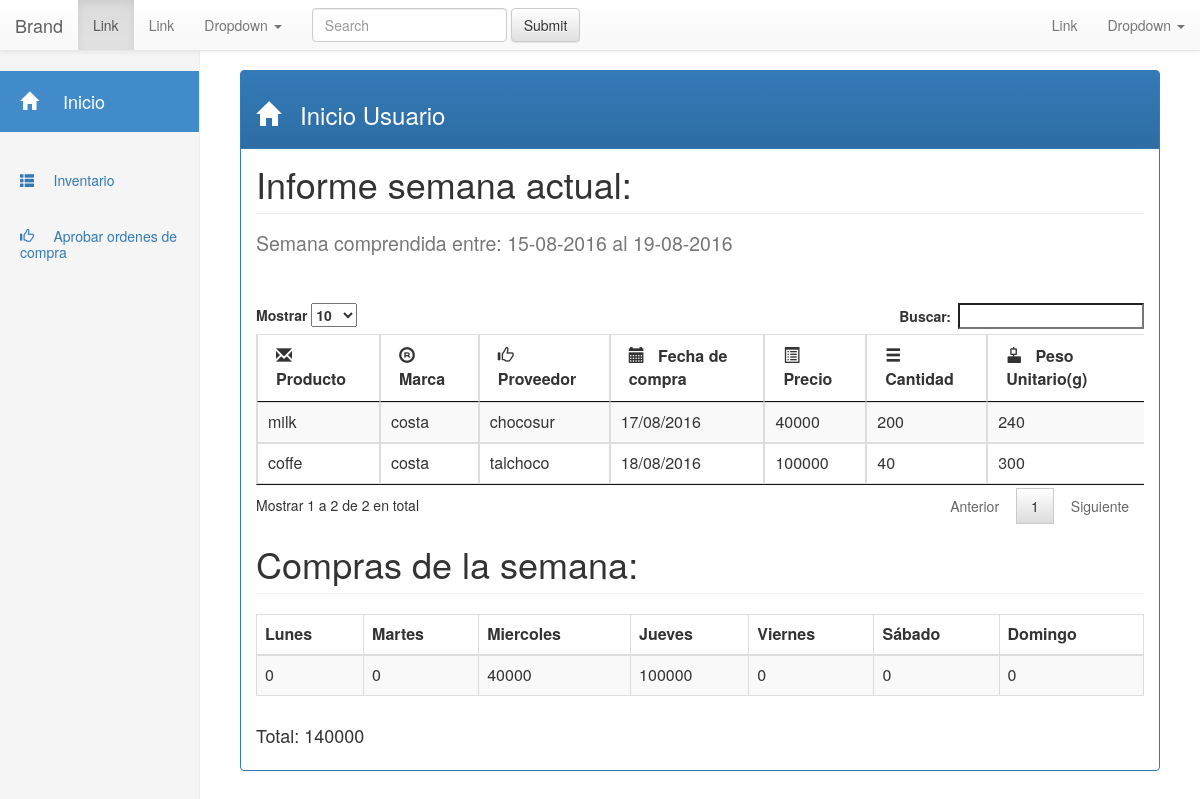
The page /index.php/user_controller on the database its author committed.
### tables this page shows
CREATE TABLE `productos` (
  `id` int(11) NOT NULL,
  `marca` varchar(255) NOT NULL,
  `nombre` varchar(255) NOT NULL,
  `peso` int(11) NOT NULL,
  `cantidad` int(11) NOT NULL
);

CREATE TABLE `compras` (
  `id` int(11) NOT NULL,
  `producto` int(11) NOT NULL,
  `proveedor` varchar(255) NOT NULL,
  `fecha` date NOT NULL,
  `precio` int(11) NOT NULL,
  `cantidad` int(11) NOT NULL
);

### application/controllers/User_controller.php (called while the page is built, shortened)
<?php
class User_controller extends CI_Controller {
	function __construct()
	{
		$this->load->model('User_model');
		$this->load->library('session');
		$this->load->helper('url');
	}
	public function index()
	{
		$this->load->view('head');
		$this->load->view('header');
		$this->load->view('side_bar');
		$this->load->view('/Usuarios/index_user');
	}
}

### index.php (called while the page is built, shortened)
<?php
require_once BASEPATH.'core/CodeIgniter.php';

### application/models/User_model.php (called while the page is built, shortened)
<?php
class User_model extends CI_Model
{
	function consultar_pagos_rango_actual($datos)
	{
		$pagos = $this->db->query("SELECT * FROM compras
								     WHERE fecha >= DATE_SUB(CURDATE(), INTERVAL ? DAY) AND
								           fecha <= DATE_ADD(CURDATE(), INTERVAL ? DAY)", array($datos['inicio'],
								           $datos['fin']));
		if ($pagos)
		{
			return $pagos;
		}
		else
		{
			return false;
		}
	}
	function detalles_producto($id)
	{
		$consulta="SELECT * FROM productos where md5(id)='".md5($id)."'";
			$respuesta=$this->db->query($consulta);
			if($respuesta){
				return $respuesta;
			}
			else{
			 	return false;
			}
	}
}

### application/views/Usuarios/index_user.php (the view, shortened to what this page needs)
<!DOCTYPE html>
  <div class="col-sm-9 col-sm-offset-3 col-md-10 col-md-offset-2 main">
    <div class="panel panel-primary">
      <div class="panel-heading">
        <h1 class="panel-title"><h3> <span class="glyphicon glyphicon-home" aria-hidden="true"> </span>
         &nbsp Inicio Usuario</h3></h1>
      </div>
      <div class="panel-body">
        <h1 class="page-header">Informe semana actual:</h1>
        <?php
          $dia = date('l');
          $inicio = 0;
          $fin = 4;
          if ($dia == 'Monday')
          {
            $inicio = 0;
            $fin = 4;
          }
          else if ($dia == 'Tuesday')
          {
            $inicio = 1;
            $fin = 3;
          }
          else if ($dia == 'Wednesday')
          {
            $inicio = 2;
            $fin = 2;
          }
          else if ($dia == 'Thursday')
          {
            $inicio = 3;
            $fin = 1;
          }
          else if ($dia == 'Friday')
          {
             $inicio = 4;
             $fin = 0;
          }
          else if ($dia == 'Saturday')
          {
             $inicio = 5;
             $fin = 1;
          }
          else if ($dia == 'Sunday')
          {
             $inicio = 6;
             $fin = 2;
          }
          $datos = array(
            'inicio' => $inicio,
            'fin' => $fin
          );
          $hoy = date('d-m-Y');
          if ($dia != 'Saturday' && $dia != 'Sunday')
          {
            $fecha_inicio = date('d-m-Y', strtotime($hoy.' - '.$inicio.' days'));
            $fecha_limite = date('d-m-Y', strtotime($hoy.' + '.$fin.' days'));
          }
          else
          {
            $fecha_inicio = date('d-m-Y', strtotime($hoy.' - '.$inicio.' days'));
            $fecha_limite = date('d-m-Y', strtotime($hoy.' - '.$fin.' days'));
          }
          echo '<h2><small>Semana comprendida entre: '.$fecha_inicio . ' al '.$fecha_limite.'</small></h2><br><br>';
          $pagos_clientes = $this->User_model->consultar_pagos_rango_actual($datos);
          if ($pagos_clientes)
          {
            echo '<div class="table-responsive">';
            echo '<table id = "tabla_clientes" class="table table-striped table-bordered">';
            echo '<thead>';
              echo '<tr>';
                echo '<th> <span class="glyphicon glyphicon-envelope" aria-hidden="true"> </span> &nbsp Producto</th>';
                echo '<th> <span class="glyphicon glyphicon-registration-mark" aria-hidden="true"> </span> &nbsp Marca</th>';
                echo '<th> <span class="glyphicon glyphicon-thumbs-up" aria-hidden="true"> </span> &nbsp Proveedor</th>';
                echo '<th> <span class="glyphicon glyphicon-calendar" aria-hidden="true"> </span> &nbsp Fecha de compra</th>';
                echo '<th> <span class="glyphicon glyphicon glyphicon-list-alt" aria-hidden="true"> </span> &nbsp Precio</th>';
                echo '<th> <span class="glyphicon glyphicon-menu-hamburger" aria-hidden="true"> </span> &nbsp Cantidad</th>';
                echo '<th> <span class="glyphicon glyphicon-object-align-vertical" aria-hidden="true"> </span> &nbsp Peso Unitario(g)</th>';
              echo '</tr>';
            echo '</thead>';
            echo '<tbody>';
            $suma_semanal = 0;
            $lunes = 0;
            $martes = 0;
            $miercoles = 0;
            $jueves = 0;
            $viernes = 0;
            $sabado = 0;
            $domingo = 0;
            foreach ($pagos_clientes->result() as $pago_actual) {
                $producto=$pago_actual->producto;
                $detail=$this->User_model->detalles_producto($producto);
                foreach ($detail->result() as $detalle) {
                  echo '<tr>';
                  echo '<td>'.$detalle->nombre.'</td>';
                  echo '<td>'.$detalle->marca.'</td>';
                echo '<td>'.$pago_actual->proveedor.'</td>';
                $fecha_pago = date_create($pago_actual->fecha);
                echo '<td>'.date_format($fecha_pago,'d/m/Y').'</td>';
                echo '<td>'.$pago_actual->precio.'</td>';
                echo '<td>'.$pago_actual->cantidad.'</td>';
                echo '<td>'.$detalle->peso.'</td>';
                echo '</tr>';
              }
                $suma_semanal = $suma_semanal + $pago_actual->precio;
                $fecha = strtotime($pago_actual->fecha);
                $dia =  date("l", $fecha);
                if ($dia == 'Monday')
                {
                  $lunes = $lunes + $pago_actual->precio;
                }
                else if($dia == 'Tuesday')
                {
                  $martes = $martes + $pago_actual->precio;
                }
                else if($dia == 'Wednesday')
                {
                  $miercoles = $miercoles + $pago_actual->precio;
                }
                else if($dia == 'Thursday')
                {
                  $jueves = $jueves + $pago_actual->precio;
                }
            }
            echo '</tbody>';
            echo '</table>';
            echo '</div>';
            echo '<br>';
            echo '<h1 class="page-header">Compras de la semana:</h1>';
            echo '<div class="table-responsive">';
            echo '<table id = "tabla_semana" class="table table-striped table-bordered">';
            echo '<thead>';
              echo '<tr>';
                echo '<th> Lunes </th>';
                echo '<th> Martes </th>';
                echo '<th> Miercoles </th>';
                echo '<th> Jueves </th>';
                echo '<th> Viernes </th>';
                echo '<th> Sábado </th>';
                echo '<th> Domingo </th>';
              echo '</tr>';
            echo '</thead>';
            echo '<tbody>';
              echo '<tr>';
                echo '<td>'. $lunes .'</td>';
                echo '<td>'. $martes .'</td>';
                echo '<td>'. $miercoles .'</td>';
                echo '<td>'. $jueves .'</td>';
                echo '<td>'. $viernes .'</td>';
                echo '<td>'. $sabado.'</td>';
                echo '<td>'. $domingo .'</td>';
              echo '</tr>';
            echo '</tbody>';
            echo '</table>';
            echo '</div>';
            echo '<h4> Total: '.$suma_semanal.'</h4>';
          }
          else
          {
            echo '<h3>No hay pagos realizados</h3>';
          }
        ?>
      </div>
      </div>
      </div>
</body>
</html>

### application/views/head.php (shortened to what this page needs)
<head>
		<link href="css/bootstrap.css" rel='stylesheet' type='text/css' />
		<link href="css/style.css" rel='stylesheet' type='text/css' />
		<link rel="stylesheet" href="https://maxcdn.bootstrapcdn.com/bootstrap/3.3.7/css/bootstrap.min.css">
		<link rel="stylesheet" href="https://maxcdn.bootstrapcdn.com/bootstrap/3.3.7/css/bootstrap-theme.min.css">
	</head>

### application/views/header.php (shortened to what this page needs)
<nav class="navbar navbar-default navbar-fixed-top">
  <div class="container-fluid">
    <div class="navbar-header">
      <a class="navbar-brand" href="#">Brand</a>
    </div>
    <div class="collapse navbar-collapse" id="bs-example-navbar-collapse-1">
      <ul class="nav navbar-nav">
        <li class="active"><a href="#">Link <span class="sr-only">(current)</span></a></li>
        <li><a href="#">Link</a></li>
        <li class="dropdown">
          <a href="#" class="dropdown-toggle" data-toggle="dropdown" role="button" aria-haspopup="true" aria-expanded="false">Dropdown <span class="caret"></span></a>
        </li>
      </ul>
      <form class="navbar-form navbar-left">
        <div class="form-group">
          <input type="text" class="form-control" placeholder="Search">
        </div>
        <button type="submit" class="btn btn-default">Submit</button>
      </form>
      <ul class="nav navbar-nav navbar-right">
        <li><a href="#">Link</a></li>
        <li class="dropdown">
          <a href="#" class="dropdown-toggle" data-toggle="dropdown" role="button" aria-haspopup="true" aria-expanded="false">Dropdown <span class="caret"></span></a>
        </li>
      </ul>
    </div>
  </div>
</nav>

### application/views/side_bar.php (shortened to what this page needs)
<body>
  <link rel="stylesheet"
  href= <?php echo base_url() . 'css/estilo.css'; ?> ></style>
  <link rel="stylesheet"
  href= <?php echo base_url() . 'css/otros/dataTables.bootstrap.min'; ?>></style>
  <link rel="stylesheet"
  href= <?php echo base_url() . 'css/otros/jquery.dataTables.min.css'; ?> ></style>
<div class="col-sm-3 col-md-2 sidebar">
    <ul class="nav nav-sidebar">
      <li class = "active"><a href=<?php echo base_url()?>>
        <h4><span class="glyphicon glyphicon-home" aria-hidden="true"> </span>
        &nbsp &nbsp Inicio</h4>
      </a></li>
    </ul>
    <ul class="nav nav-sidebar">
      <li><a href=<?php echo base_url().'index.php/user_controller/inventario'?>>
        <h5> <span class="glyphicon glyphicon-th-list" aria-hidden="true"> </span>
         &nbsp &nbsp Inventario</h5>
      </a></li>
      <li><a href=<?php echo base_url().'index.php/user_controller/ordenes_compra'?>>
        <h5> <span class="glyphicon glyphicon-thumbs-up" aria-hidden="true"> </span>
         &nbsp &nbsp Aprobar ordenes de compra</h5>
      </a></li>
    </ul>
  </div>

### css/style.css (style rules this page uses)
html, body { font-family: 'Lato', sans-serif; font-size: 100%; background: #FFf; }
body a { transition:0.5s all; -webkit-transition:0.5s all; -moz-transition:0.5s all; -o-transition:0.5s all; -ms-transition:0.5s all; }
nav { position: relative; float: right; }
nav ul { padding: 0; float: right; margin: 0.5em 0; }
nav li { display: inline; float: left; position:relative; }
nav a { color: #fff; display: inline-block; text-align: center; text-decoration: none; line-height: 40px; }

### css/estilo.css (style rules this page uses)
body { padding-top: 50px; }
@media (min-width: 768px) { .sidebar { position: fixed; top: 51px; bottom: 0; left: 0; z-index: 1000; display: block; padding: 20px; overflow-x: hidden; overflow-y: auto; background-color: #f5f5f5; border-right: 1px solid #eee; } }
.nav-sidebar { margin-right: -21px; margin-bottom: 20px; margin-left: -20px; }
.nav-sidebar > li > a { padding-right: 20px; padding-left: 20px; }
.nav-sidebar > .active > a, .nav-sidebar > .active > a:hover, .nav-sidebar > .active > a:focus { color: #fff; background-color: #428bca; }
.main { padding: 20px; }
@media (min-width: 768px) { .main { padding-right: 40px; padding-left: 40px; } }
.main .page-header { margin-top: 0; }

### rows shown on the page
compras: proveedor "chocosur", fecha "17/08/2016", precio "40000", cantidad "200"
productos: nombre "milk", marca "costa", peso "240"
compras: proveedor "talchoco", fecha "18/08/2016", precio "100000", cantidad "40"
productos: nombre "coffe", marca "costa", peso "300"

### other values the page prints
$lunes "0"
$martes "0"
$miercoles "40000"
$jueves "100000"
$viernes "0"
$sabado "0"
$domingo "0"
$suma_semanal "140000"
